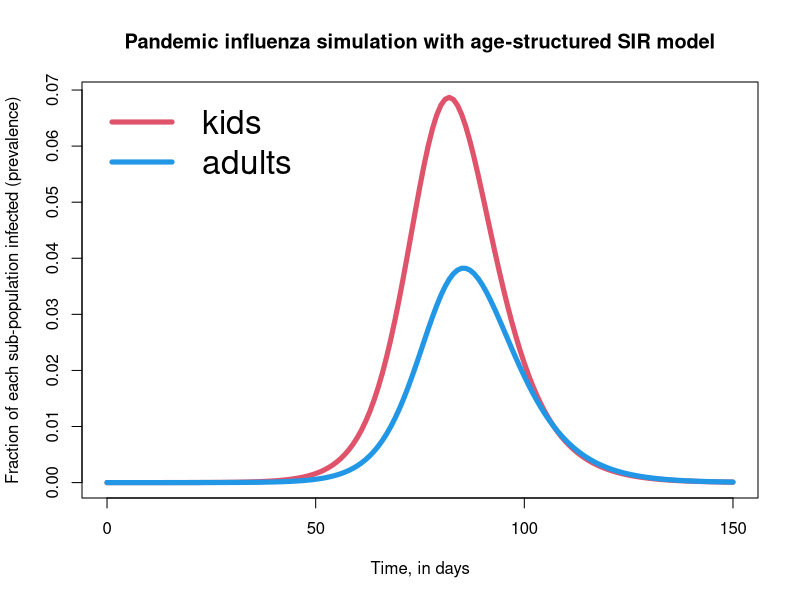

Write R code to recreate this figure.
require("deSolve")
# from http://www.sherrytowers.com/sir_age.R
##################################################################################
##################################################################################
# this is an age structured SIR model
# the parameters in the vparameters list are:
#    the recovery period, gamma
#    the probability of transmission on contact, beta
#    the contact matrix, C, that is the # contacts per day among age groups
#
# Note that x is a vector of length (#model compartment types)*(#age classes)
# For the SIR model, there are 3 model compartment types (S, I, and R)
# The code at the beginning of the function fills the age classes for each
# model compartment type in turn.
# Thus, S, I and R are vectors, all of length nage
##################################################################################
calculate_derivatives=function(t, x, vparameters){
	ncompartment = 3
	nage = length(x)/ncompartment
	S    = as.matrix(x[1:nage])
	I    = as.matrix(x[(nage+1):(2*nage)])
	R    = as.matrix(x[(2*nage+1):(3*nage)])
	
	I[I<0] = 0
	with(as.list(vparameters),{
		# note that because S, I and R are all vectors of length nage, so will N,
		# and dS, dI, and dR
		N = S+I+R
		dS = -as.matrix(S*beta)*(as.matrix(C)%*%as.matrix(I/N))
		dI = -dS - gamma*as.matrix(I)
		dR = +gamma*as.matrix(I)
		# remember that you have to have the output in the same order as the model
		# compartments are at the beginning of the function
		out=c(dS,dI,dR)
		list(out)
	})
}

##################################################################################
##################################################################################
# Let's set up some initial conditions at time t=0
# assume 25% of the population is kids
##################################################################################
lcalculate_transmission_probability = 1 # if this is 1, then calculate the transmission probability from R0
# otherwise, assume it is beta=0.05
npop = 10000000
f = c(0.25,0.75) # two age classes, with 25% kids, and 75% adults
N =  npop*f      # number in each age class

nage = length(f)
I_0    = rep(1,nage) # put one infected person each in the kid and adult classes
S_0    = N-I_0
R_0    = rep(0,nage)

gamma = 1/3        # recovery period of influenza in days^{-1}
R0    = 1.5        # R0 of a hypothetical pandemic strain of influenza

C = matrix(0,nrow=nage,ncol=nage)
C[1,1] = 18   # number contacts per day kids make with kids
C[1,2] = 6    # number contacts per day kids make with adults (all kids have an adult in the home)
C[2,1] = 3    # number contacts per day adults make with kids (not all adults have kids)
C[2,2] = 12   # number contacts per day adults make with adults
if (lcalculate_transmission_probability==1){
	M = C
	M[1,1] = C[1,1]*f[1]/f[1]
	M[1,2] = C[1,2]*f[1]/f[2]
	M[2,1] = C[2,1]*f[2]/f[1]
	M[2,2] = C[2,2]*f[2]/f[2]
	eig = eigen(M)
	# reverse engineer beta from the R0 and gamma 
	beta = R0*gamma/max(Re(eig$values))  
	beta = beta
}else{
	beta = 0.05
}

##################################################################################
# numerically solve the model
##################################################################################
vparameters = c(gamma=gamma,beta=beta,C=C)
inits = c(S=S_0,I=I_0,R=R_0)

##################################################################################
# let's determine the values of S,I and R at times in vt
##################################################################################
vt = seq(0,150,1)  
mymodel_results = as.data.frame(lsoda(inits, 
																			vt, 
																			calculate_derivatives, 
																			vparameters))

##################################################################################
# output some results
##################################################################################
cat("The fraction of kids   that were infected is ",max(mymodel_results$R1)/N[1],"\n")
cat("The fraction of adults that were infected is ",max(mymodel_results$R2)/N[2],"\n")
cat("The total final size is ",max(mymodel_results$R1+mymodel_results$R2)/npop,"\n")

##################################################################################
# plot some results
##################################################################################
par(mfrow=c(1,1))

##################################################################################
# We are going to be plotting the prevalence in the first and second age classes,
# overlaid on the same plot
# This is a little coding trick to ensure that the yaxis limits are set large 
# enough that both curves will show on the plot
##################################################################################
ymax = max(c(mymodel_results$I1/N[1],mymodel_results$I2/N[2]))

plot(mymodel_results$time
		 ,mymodel_results$I1/N[1]
		 ,type="l"
		 ,xlab="Time, in days"
		 ,ylab="Fraction of each sub-population infected (prevalence)"
		 ,ylim=c(0,ymax)
		 ,lwd=5
		 ,col=2
		 ,main="Pandemic influenza simulation with age-structured SIR model")
lines(mymodel_results$time
			,mymodel_results$I2/N[2]
			,col=4
			,lwd=5)
legend("topleft"
			 ,legend=c("kids","adults")
			 ,col=c(2,4)
			 ,bty="n"
			 ,lwd=5
			 ,cex=2)
